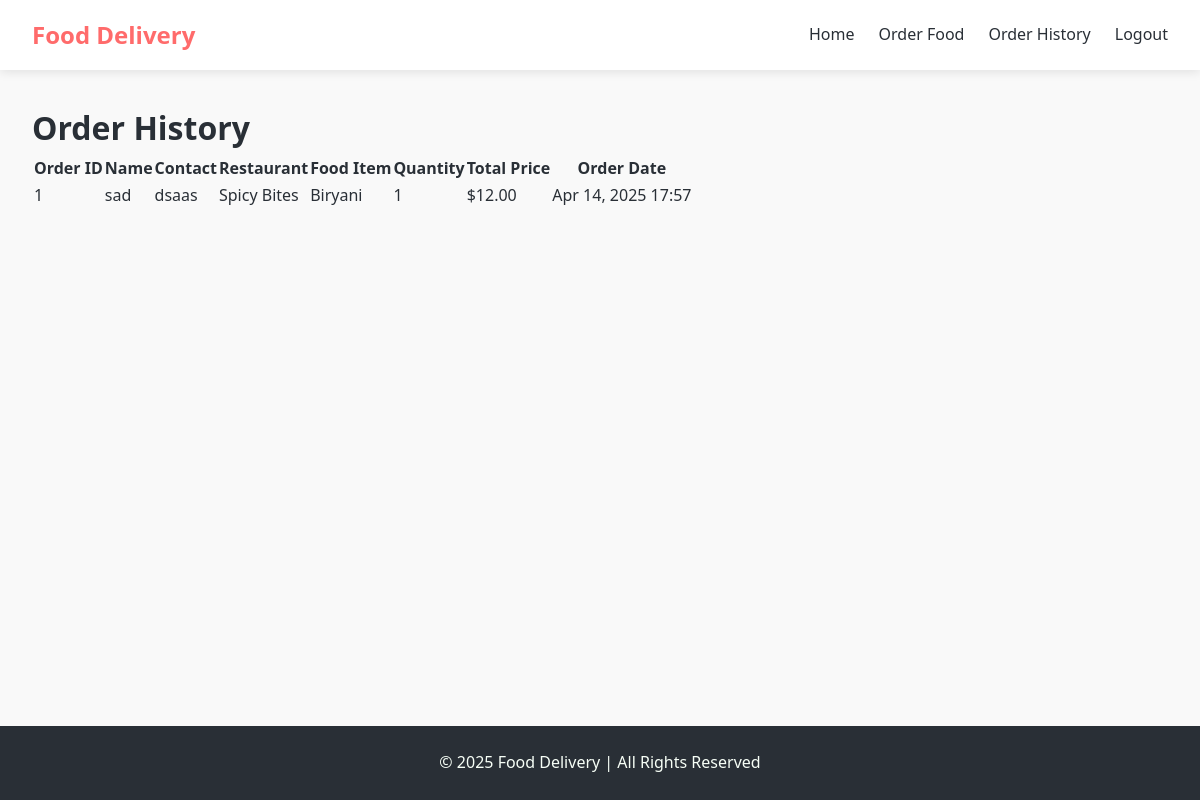
Before: /history/ (signed in) with the older database file.
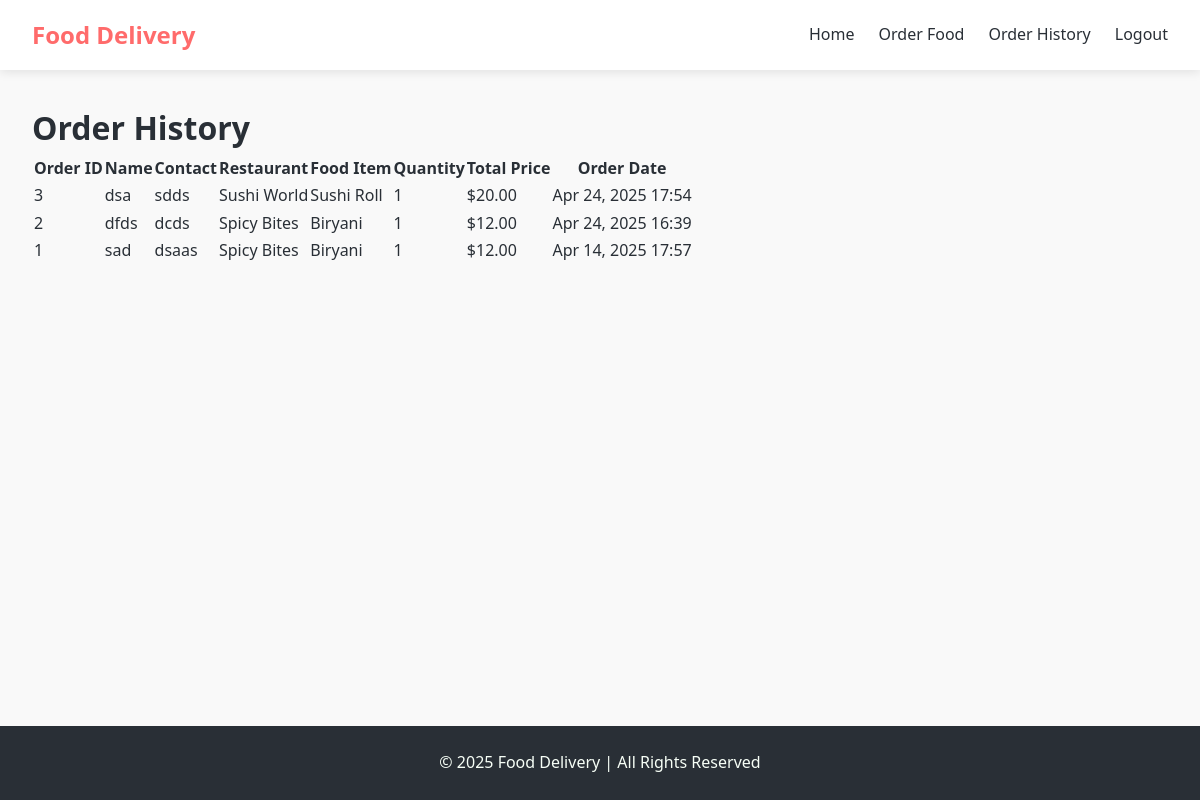
After: the same page with the newer database file.
### orders/models.py (models this page shows, shortened)
class Order(models.Model):
    user = models.ForeignKey(User, on_delete=models.CASCADE)
    name = models.CharField(max_length=100)
    contact = models.CharField(max_length=100)
    restaurant = models.CharField(max_length=100)
    food_item = models.CharField(max_length=100)
    quantity = models.IntegerField()
    total_price = models.DecimalField(max_digits=10, decimal_places=2)
    order_date = models.DateTimeField(auto_now_add=True)

### orders/views.py (the view)
# urls.py: path('history/', views.history, name='history'),
@login_required
def history(request):
    orders = Order.objects.filter(user=request.user).order_by('-id')
    return render(request, 'orders/history.html', {'orders': orders})

### orders/templates/orders/history.html (shortened to what this page needs)
{% extends 'orders/base.html' %}
{% block content %}
<div class="order-history-container">
    <h1 class="order-history-title">Order History</h1>
    {% if orders %}
        <div class="table-responsive">
            <table class="order-history-table">
                <thead>
                    <tr>
                        <th>Order ID</th>
                        <th>Name</th>
                        <th>Contact</th>
                        <th>Restaurant</th>
                        <th>Food Item</th>
                        <th>Quantity</th>
                        <th>Total Price</th>
                        <th>Order Date</th>
                    </tr>
                </thead>
                <tbody>
                    {% for order in orders %}
                        <tr>
                            <td>{{ order.id }}</td>
                            <td>{{ order.name }}</td>
                            <td>{{ order.contact }}</td>
                            <td>{{ order.restaurant }}</td>
                            <td>{{ order.food_item }}</td>
                            <td>{{ order.quantity }}</td>
                            <td>${{ order.total_price }}</td>
                            <td>{{ order.order_date|date:"M d, Y H:i" }}</td>
                        </tr>
                    {% endfor %}
                </tbody>
            </table>
        </div>
    {% else %}
        <div class="order-history-empty">
            <p>You haven't placed any orders yet.</p>
            <a href="{% url 'order' %}" class="btn btn-primary">Place Your First Order</a>
        </div>
    {% endif %}
</div>
{% endblock %}

### orders/templates/orders/base.html (shortened to what this page needs)
{% load static %}
<!DOCTYPE html>
<html lang="en">
<head>
</head>
<body>
    <header>
        <nav>
            <div class="logo">
                <a href="{% url 'home' %}">Food Delivery</a>
            </div>
            <ul class="nav-links">
                {% if user.is_authenticated %}
                <li><a href="{% url 'home' %}">Home</a></li>
                <li><a href="{% url 'order' %}">Order Food</a></li>
                <li><a href="{% url 'history' %}">Order History</a></li>
                <li><a href="{% url 'logout' %}">Logout</a></li>
                {% else %}
                <li><a href="{% url 'login' %}">Login</a></li>
                <li><a href="{% url 'signup' %}">Sign Up</a></li>
                {% endif %}
            </ul>
        </nav>
    </header>
    <main>
        {% block content %}{% endblock %}
    </main>
    <footer>
        {% block footer %}
        © {% now "Y" %} Food Delivery | All Rights Reserved
        {% endblock %}
    </footer>
</body>
</html>

### orders/templates/orders/base.html (style rules this page uses)
:root { --primary-color: #ff6b6b; --secondary-color: #4ecdc4; --dark-color: #292f36; --light-color: #f7fff7; --danger-color: #ff6b6b; --success-color: #6bff84; --warning-color: #ffb347; --info-color: #4ecdc4; }
* { margin: 0; padding: 0; box-sizing: border-box; }
body { font-family: 'Segoe UI', Tahoma, Geneva, Verdana, sans-serif; line-height: 1.6; color: var(--dark-color); background-color: #f9f9f9; min-height: 100vh; display: flex; flex-direction: column; }
a { text-decoration: none; color: var(--primary-color); }
ul { list-style: none; }
main { flex: 1; padding: 2rem; max-width: 1200px; margin: 0 auto; width: 100%; }
header { background-color: white; box-shadow: 0 2px 10px rgba(0, 0, 0, 0.1); }
nav { display: flex; justify-content: space-between; align-items: center; padding: 1rem 2rem; max-width: 1200px; margin: 0 auto; }
.logo a { font-size: 1.5rem; font-weight: bold; color: var(--primary-color); }
.nav-links { display: flex; }
.nav-links li { margin-left: 1.5rem; }
.nav-links a { color: var(--dark-color); font-weight: 500; transition: color 0.3s; }
footer { text-align: center; padding: 1.5rem; background-color: var(--dark-color); color: var(--light-color); margin-top: auto; }

Changed rows visible on the page:
added Order: id "3", name "dsa", contact "sdds", restaurant "Sushi World", food_item "Sushi Roll", quantity "1", total_price "20.00", order_date "Apr 24, 2025 17:54"
added Order: id "2", name "dfds", contact "dcds", restaurant "Spicy Bites", food_item "Biryani", quantity "1", total_price "12.00", order_date "Apr 24, 2025 16:39"
